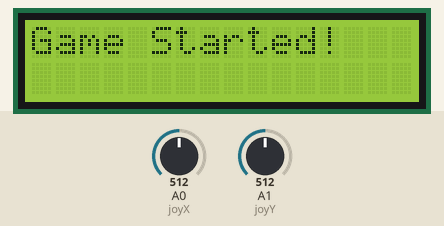
Recording of a sketch running on a simulated Arduino Uno, built with avr-gcc and run on an emulated ATmega328P. Parts: 16×2 character LCD. The inputs (shaded band) are chosen by the test bench; at power-on: A0 (joyX) = 512, A1 (joyY) = 512. Random numbers use the default seed unless the sketch sets one.

Above: at 0.1 s.
At 1.3 s:
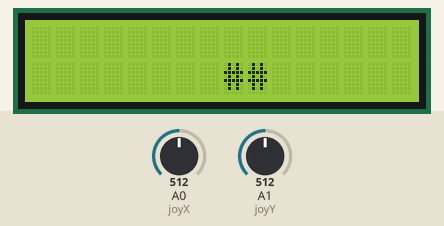

The sketch:

yilanbuzersanirim.ino
```cpp
#include <LiquidCrystal.h>

// LCD Pinleri
LiquidCrystal lcd(12, 11, 5, 4, 3, 2);

// Joystick Pinleri
const int joyX = A0;
const int joyY = A1;

// Oyun Değişkenleri
bool gameOver = false;
bool gameStarted = false;
unsigned long prevTime = 0;
int gameSpeed = 5; // Başlangıç hızı (birim: hareket/saniye)

// Yılan Segment Yapısı
struct SnakeSegment {
  int x, y;
  int dir; // 0 = yukarı, 1 = aşağı, 2 = sağ, 3 = sol
  SnakeSegment *next;
};

SnakeSegment *head = nullptr;
SnakeSegment *tail = nullptr;

// Oyun Alanı
const int width = 16; // LCD sütun sayısı
const int height = 2; // LCD satır sayısı
int foodX, foodY;

// Fonksiyon Prototipleri
void startGame();
void gameLoop();
void moveAll();
void drawMatrix();
void spawnFood();
bool checkCollision(int x, int y);

void setup() {
  // LCD ve Joystick başlat
  lcd.begin(16, 2);
  pinMode(joyX, INPUT);
  pinMode(joyY, INPUT);

  startGame();
}

void loop() {
  if (!gameOver && gameStarted) {
    unsigned long currentTime = millis();
    if (currentTime - prevTime > 1000 / gameSpeed) {
      prevTime = currentTime;
      moveAll();
      drawMatrix();
    }

    // Joystick yön kontrolü
    int xVal = analogRead(joyX);
    int yVal = analogRead(joyY);
    int newDir = head->dir;

    if (xVal < 400 && head->dir != 2) newDir = 3; // Sol
    else if (xVal > 600 && head->dir != 3) newDir = 2; // Sağ
    if (yVal < 400 && head->dir != 1) newDir = 0; // Yukarı
    else if (yVal > 600 && head->dir != 0) newDir = 1; // Aşağı

    head->dir = newDir;
  } else if (gameOver) {
    lcd.clear();
    lcd.print("Game Over");
    delay(2000);
    startGame();
  }
}

void startGame() {
  gameOver = false;
  gameStarted = true;

  // Yılan başlat
  head = new SnakeSegment{7, 1, 2, nullptr};
  tail = head;
  spawnFood();

  lcd.clear();
  lcd.print("Game Started!");
  delay(1000);
}

void spawnFood() {
  do {
    foodX = random(0, width);
    foodY = random(0, height);
  } while (checkCollision(foodX, foodY)); // Yılanın üstüne düşmesin
}

bool checkCollision(int x, int y) {
  SnakeSegment *current = head;
  while (current != nullptr) {
    if (current->x == x && current->y == y) return true;
    current = current->next;
  }
  return false;
}

void moveAll() {
  int nextX = head->x;
  int nextY = head->y;

  // Baş kısmının yeni pozisyonu
  switch (head->dir) {
    case 0: nextY--; break; // Yukarı
    case 1: nextY++; break; // Aşağı
    case 2: nextX++; break; // Sağ
    case 3: nextX--; break; // Sol
  }

  // Çarpma kontrolü
  if (nextX < 0 || nextX >= width || nextY < 0 || nextY >= height || checkCollision(nextX, nextY)) {
    gameOver = true;
    return;
  }

  // Yeni kafa segmenti ekle
  SnakeSegment *newHead = new SnakeSegment{nextX, nextY, head->dir, head};
  head = newHead;

  // Yem yedi mi?
  if (nextX == foodX && nextY == foodY) {
    spawnFood();
    gameSpeed++; // Hız artır
  } else {
    // Kuyruk segmentini kaldır
    SnakeSegment *temp = tail;
    tail = tail->next;
    delete temp;
  }
}

void drawMatrix() {
  lcd.clear();

  // Oyun alanını çiz
  SnakeSegment *current = head;
  while (current != nullptr) {
    lcd.setCursor(current->x, current->y);
    lcd.write('#'); // Yılanın parçası
    current = current->next;
  }

  // Yem konumu
  lcd.setCursor(foodX, foodY);
  lcd.write('*'); // Yem
}
```
